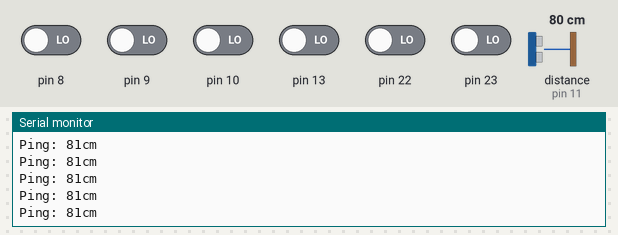
Bench run of a sketch on a simulated Arduino Uno, built with avr-gcc and run on an emulated ATmega328P. Parts: the last lines printed to the serial monitor. Wiring (inferred from the names in the program): ultrasonic range finder: trigger pin 12; echo pin 11. Inputs (shaded band) come from the test bench; at power-on: pin 8–10, pin 13, pin 22, pin 23 LOW, distance to the obstacle (sensor on pin 11) 80 cm. The echo pulse lasts 58.3 µs per cm.

Above: at 1.2 s.
1.3 s: distance to the obstacle (sensor on pin 11) set to 2 cm
At 1.34 s:
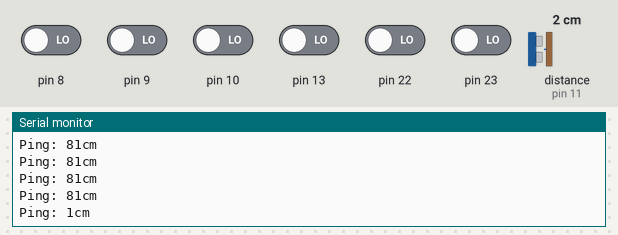
2.8 s: distance to the obstacle (sensor on pin 11) set to 4 cm
At 2.82 s:
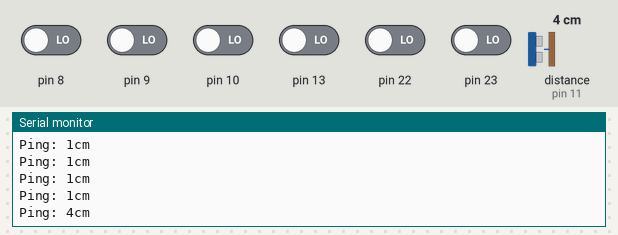
Timing chart, 0 to 5.8 s (numbered marks = the images above; inputs shaded):
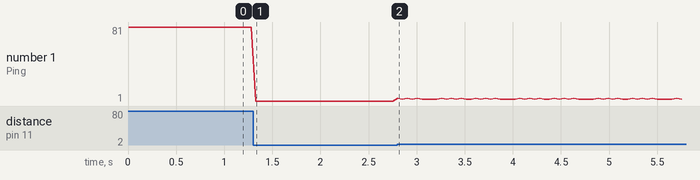

Measured:
- after the input at 1.3 s, the serial monitor: prints a new line at once (image 1)
- after the input at 2.8 s, the serial monitor: prints a new line at once (image 2)
- plotted number 1: 81 → 1 after the input at 1.3 s, 1 → 3 after the input at 2.8 s

The sketch:

door_sensor.ino
```cpp
#define TRIG_PIN		(12) // Arduino pin tied to trigger pin on the ultrasonic sensor.
#define ECHO_PIN		(11) // Arduino pin tied to echo pin on the ultrasonic sensor.
#define MAX_DISTANCE	(200)

#define MAX_SENSOR_DISTANCE 500 // Maximum sensor distance can be as high as 500cm, no reason to wait for ping longer than sound takes to travel this distance and back.
#define US_ROUNDTRIP_CM 57      // Microseconds (uS) it takes sound to travel round-trip 1cm (2cm total), uses integer to save compiled code space.
#define NO_ECHO 0               // Value returned if there's no ping echo within the specified MAX_SENSOR_DISTANCE or max_cm_distance.
#define MAX_SENSOR_DELAY 18000  // Maximum uS it takes for sensor to start the ping (SRF06 is the highest measured, just under 18ms).


uint8_t _triggerBit;
uint8_t _echoBit;
volatile uint8_t *_triggerOutput;
volatile uint8_t *_echoInput;
unsigned int _maxEchoTime;
unsigned long _max_time;


bool ping_trigger()
{
	*_triggerOutput &= ~_triggerBit; // Set the trigger pin low, should already be low, but this will make sure it is.
	delayMicroseconds(4); // Wait for pin to go low, testing shows it needs 4uS to work every time.
	*_triggerOutput |= _triggerBit;  // Set trigger pin high, this tells the sensor to send out a ping.
	delayMicroseconds(10); // Wait long enough for the sensor to realize the trigger pin is high. Sensor specs say to wait 10uS.
	*_triggerOutput &= ~_triggerBit; // Set trigger pin back to low.

	_max_time =  micros() + MAX_SENSOR_DELAY; // Set a timeout for the ping to trigger.
	while (*_echoInput & _echoBit && micros() <= _max_time); // Wait for echo pin to clear.
	while (!(*_echoInput & _echoBit)) // Wait for ping to start.
		if (micros() > _max_time)
			return false; // Something went wrong, abort.

	_max_time = micros() + _maxEchoTime; // Ping started, set the timeout.
	return true; // Ping started successfully.
}

uint16_t ping()
{
	if (!ping_trigger()) return NO_ECHO; // Trigger a ping, if it returns false, return NO_ECHO to the calling function.
	while (*_echoInput & _echoBit) // Wait for the ping echo.
		if (micros() > _max_time) return NO_ECHO; // Stop the loop and return NO_ECHO (false) if we're beyond the set maximum distance.
	return (micros() - (_max_time - _maxEchoTime) - 5); // Calculate ping time, 5uS of overhead.
}

void setup()
{
	Serial.begin(115200); // Open serial monitor at 115200 baud to see ping results.

	_triggerBit = digitalPinToBitMask(TRIG_PIN); // Get the port register bitmask for the trigger pin.
	_echoBit = digitalPinToBitMask(ECHO_PIN); // Get the port register bitmask for the echo pin.

	_triggerOutput = portOutputRegister(digitalPinToPort(TRIG_PIN)); // Get the output port register for the trigger pin.
	_echoInput = portInputRegister(digitalPinToPort(ECHO_PIN)); // Get the input port register for the echo pin.

	*portModeRegister(digitalPinToPort(TRIG_PIN)) |= _triggerBit;
	_maxEchoTime = min(MAX_DISTANCE, MAX_SENSOR_DISTANCE) * US_ROUNDTRIP_CM + (US_ROUNDTRIP_CM / 2); // Calculate the maximum distance in uS.
}

void loop()
{
	uint16_t us = ping(); // Send ping, get ping time in microseconds (uS).
	Serial.print("Ping: ");
	Serial.print(us / US_ROUNDTRIP_CM);
	Serial.println("cm");
	delay(50);
}
```
